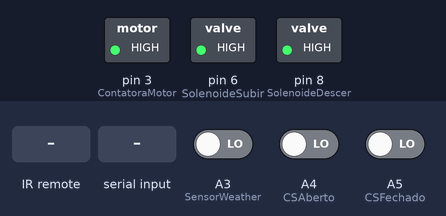
Recording of a sketch running on a simulated Arduino Uno, built with avr-gcc and run on an emulated ATmega328P. Shown: switched loads named in the sketch (green lamp = pin HIGH). The test bench sets the inputs (shaded band); at power-on: A3 (SensorWeather) LOW, A4 (CSAberto) LOW, A5 (CSFechado) LOW. What the sketch prints to the serial monitor is not drawn.

Above: at 1.2 s.
1.3 s: infrared code 0x124F9F received
At 2.8 s:
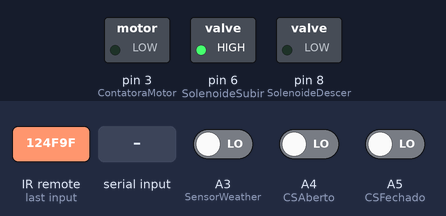
3.6 s: "o" received over Serial
At 4.7 s:
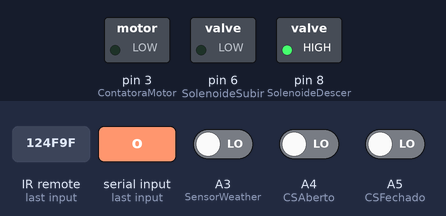
5.9 s: infrared code 0x202708F received
At 7.5 s:
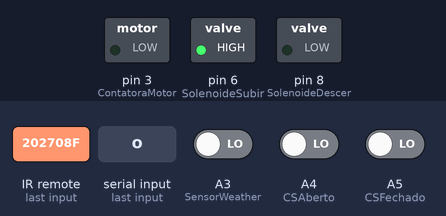
8.2 s: infrared code 0x124FA0 received
At 9.3 s:
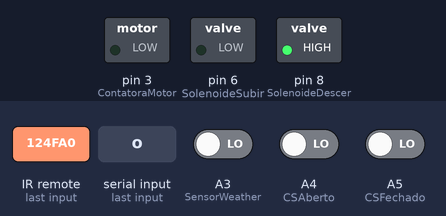
10.5 s: "i" received over Serial
At 12.3 s:
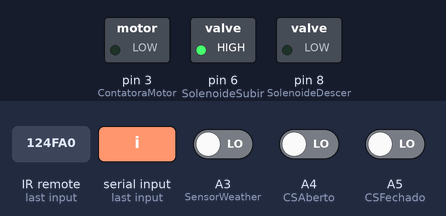
12.8 s: "p" received over Serial
At 13.4 s:
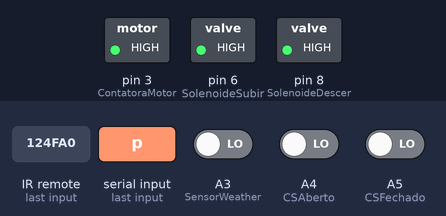
Timing chart, 0 to 15.3 s (numbered marks = the images above; inputs shaded):
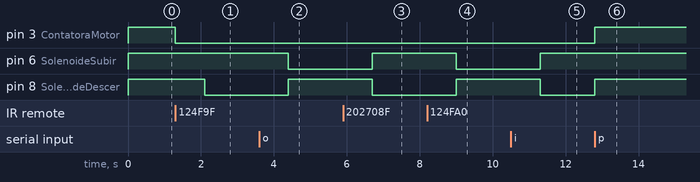

The sketch:

LED_WALL_LIFT_V1.1.4.ino
```cpp
/* --------------------------------------------------------------------------------------------------------------------------------------------------------

Este software é protegido por direitos autorais e leis internacionais. Qualquer cópia não autorizada, distribuição ou uso deste software, total ou parcial,
será considerada uma violação dos direitos autorais e sujeita a medidas legais.
Conforme estipulado pela Lei de Direitos Autorais, Lei nº 9.610/98, a pirataria de software é estritamente proibida e sujeita a penalidades legais. A cópia
não autorizada deste software constitui uma violação dos direitos de propriedade intelectual, passível de processo civil e criminal.
Ressaltamos que qualquer tentativa de reprodução, distribuição ou uso não autorizado deste software será monitorada e tratada com rigor dentro dos limites
da lei.

-------------------------------------------------------------------------------------------------------------------------------------------------------- */

#include <IRremote.h>                     // Biblioteca do sistema IR.
#include <RCSwitch.h>                     // Biblioteca do sistema RF.
#include <EEPROM.h>                       // Biblioteca EEPROM (Memoria).

// --------------------------------------------------------------------------------------------------------------------------------------------------------

#define SolenoideSubir 6                  // Acionamento para a valvula solenoide de sentido "Subir"
#define SolenoideDescer 8                 // Acionamento para a valvula solenoide de sentido "Descer"

#define ContatoraMotor 3                  // Acionamento para a contatora

#define FCAberto 4                        // Fim de curso que identifica o Led Wall Fift "Aberto".
#define FCFechado 5                       // Fim de curso que identifica o Led Wall Fift "Fechado".

#define SensorWeather A3                  // Pino de leitura do sensor de velocidade do vento (Weather)

#define CSAberto A4                       // Fim de curso que identifica o Led Wall Fift "Fechado" (Contato seco).
#define CSFechado A5                      // Fim de curso que identifica o Led Wall Fift "Aberto" (Contato seco).

// --------------------------------------------------------------------------------------------------------------------------------------------------------

unsigned long int TempoAbreFecha = 0;     // Variavel que guarda o momento.

int ultimoCmdTil = 0;

unsigned long int TBotao = 0;             // Variavel que guarda o momento do botão.

int TMotor = 0;                           // Estado inicial do TMotor.

int SDescer = HIGH;                       // Estado inicial do SDescer = SolenoideDescer (8).
int SSubir = HIGH;                        // Estado inicial do SSubir = SolenoideSubir (6).

int CMotor = HIGH;                        // Estado inicial do CMotor = ContatoraMotor (3).

unsigned long tempoMotorAtivado = 0;      // Variável para armazenar o tempo de ativação do motor.

bool motorEmMovimento = false;            // Flag para indicar se o motor está em movimento.

// --------------- IR --------------------------------------------------- IR  --------------------------------------------------- IR ----------------------

int RECV_PIN = A2;                        // Pino IR
float armazenavalor;                      // Variavel valor do IR

IRrecv irrecv(RECV_PIN);
decode_results results;

// --------------- CC --------------------------------------------------- CC  --------------------------------------------------- CC ----------------------

int ccoState1;                            // A leitura atual do pino de entrada
int lastButtonState1 = LOW;               // A leitura anterior do pino de entrada
unsigned long lastDebounceTime1 = 0;      // A última vez que o pino de saída foi alternado
unsigned long debounceDelay1 = 50;        // the debounce time; increase if the output flickers

int ccoState2;                            // A leitura atual do pino de entrada
int lastButtonState2 = LOW;               // A leitura anterior do pino de entrada
unsigned long lastDebounceTime2 = 0;      // A última vez que o pino de saída foi alternado
unsigned long debounceDelay2 = 50;        // the debounce time; increase if the output flickers

// ------------ WEATHER ----------------------------------------------- WEATHER  ----------------------------------------------- WEATHER ------------------

int ccoState3;                            // A leitura atual do pino de entrada
int lastButtonState3 = LOW;               // A leitura anterior do pino de entrada
unsigned long lastDebounceTime3 = 0;      // A última vez que o pino de saída foi alternado
unsigned long debounceDelay3 = 50;        // O tempo de rejeição; aumentar se a saída piscar

// --------------- RF --------------------------------------------------- RF  --------------------------------------------------- RF ----------------------

RCSwitch mySwitch = RCSwitch();

// --------------------------------------------------------------------------------------------------------------------------------------------------------

void setup(){

  pinMode(SolenoideDescer, OUTPUT);          // Define o pino que vai para a Solenoide do sentido "Descer" como uma saida.
  pinMode(SolenoideSubir, OUTPUT);           // Define o pino que vai para a Solenoide do sentido "Subir" como uma saida.
  pinMode(ContatoraMotor, OUTPUT);           // Define o pino que vai para a Contatora como saida.

  pinMode(FCFechado, INPUT);                 // Define o pino que vai para o Fim de Curso "Fechado" como uma entrada.
  pinMode(FCAberto, INPUT);                  // Define o pino que vai para o Fim de Curso "Aberto" como uma entrada.

  pinMode(CSAberto, INPUT);                  // Define o pino que vai para o Contato Seco "Aberto" como uma entrada.
  pinMode(CSFechado, INPUT);                 // Define o pino que vai para o Contato Seco "Fechado" como uma entrada.

  pinMode(SensorWeather, INPUT);             // Define o pino que vai para o Weather como entrada.

  digitalWrite(SolenoideDescer, SDescer);    // Define o estado inicial da Solenoide com acionamento para "Descer".
  digitalWrite(SolenoideSubir, SSubir);      // Define o estado inicial da Solenoide com acionamento para "Subir".

  digitalWrite(ContatoraMotor, CMotor);      // Define o estado inicial da Contatora.

  irrecv.enableIRIn();                       // Inicializa o receptor IR.

  mySwitch.enableReceive(0);                 // Indica que a interrupção 0 está associada ao pino 2 do microcontrolador.

  Serial.begin(115200);                      // Taxa de atualização da Serial.

}

// --------------------------------------------------------------------------------------------------------------------------------------------------------

void loop() {
ContatoSAbrir();
ContatoSFechar();
Weather();
TPMotor();

// --------------- LOOP DO SERIAL --------------------------------------------------- LOOP DO SERIAL ------------------------------------------------------
// Utilizado apenas ao conectar no computador!

      if (Serial.available() > 0) {
        char letra = Serial.read();
            if (letra == 'i'){                 // Comando para "SUBIR" o LED WALL LIFT via SERIAL.
                    Subir();
                    Serial.print("Comando para SUBIR o LED WALL LIFT via SERIAL foi acionado");

            } else if (letra == 'o'){          // Comando para "DESCER" o LED WALL LIFT via SERIAL.
                    Descer();
                    Serial.print("Comando para DESCER o LED WALL LIFT via SERIAL foi acionado");

            } else if (letra == 'p'){          // Comando para "PARAR" o LED WALL LIFT via SERIAL.
                    PararGeral();
                    Serial.print("Comando para PARAR o LED WALL LIFT via SERIAL foi acionado");
       }
}
// --------------- LOOP DO RF --------------------------------------------------- LOOP DO RF --------------------------------------------------------------

    if (mySwitch.available()) {

    int value = mySwitch.getReceivedValue();
     if (value == 0){
     Serial.print("Codigo desconhecido");
     } else {

      if (mySwitch.getReceivedValue() == 1200031) {             // Comando para "SUBIR" o LED WALL LIFT via RF.
           if (millis() - TBotao >= 650){
               Subir();
           }
      } else if (mySwitch.getReceivedValue() == 1200032) {      // Comando para "DESCER" o LED WALL LIFT via RF.
           if (millis() - TBotao >= 650){
               Descer();
           }
      } else if (mySwitch.getReceivedValue() == 1200033) {      // Comando para "PARAR" o LED WALL LIFT via RF.
           if (millis() - TBotao >= 650){
               PararGeral();
           }
      }
   }

    Serial.print("Recebido");
    Serial.println( mySwitch.getReceivedValue() ); //Informa o valor do codigo RF.

    mySwitch.resetAvailable();
  }

// --------------- LOOP DO IR --------------------------------------------------- LOOP DO IR --------------------------------------------------------------

  if (irrecv.decode(&results)) {

    Serial.print("Valor lido : ");
    Serial.println(results.value, HEX);
    armazenavalor = (results.value);

    if (armazenavalor == 0x202708F || armazenavalor == 0x6EDFE961)            // Comando para "SUBIR" o LED WALL LIFT via IR.
    {
      if (millis() - TBotao >= 500){
          Subir();
      }
    }

    else if (armazenavalor == 0x202D02F || armazenavalor == 0x76B366E3 )      // Comando para "DESCER" o LED WALL LIFT via IR.
    {
      if (millis() - TBotao >= 500){
          Descer();
      }
    }

    else if (armazenavalor == 0x923F150B || armazenavalor == 0x202B04F)       // Comando para "PARAR" o LED WALL LIFT via IR.
    {
      if (millis() - TBotao >= 500){
          PararGeral();
      }
    }

    irrecv.resume();
  }

 if (ultimoCmdTil > 0){

      if (digitalRead(FCAberto) == LOW) {
            if (ultimoCmdTil == 2){
             PararGeral();
            }
          }
      if (digitalRead(FCFechado) == LOW ) {
            if (ultimoCmdTil == 1){
             PararGeral();
            }
    }
  }
}

// --------------------------------------------------------------------------------------------------------------------------------------------------------

void Subir() {
   TBotao = millis();

   CMotor = LOW;
   digitalWrite(ContatoraMotor, CMotor);

   SDescer = LOW;                            // Desaciona a Solenoide para o LED WALL LIFT "Descer".
   SSubir = HIGH;                            // Aciona a Solenoide para o LED WALL LIFT "Subir".

   delay(800);                               // Tempo de internalo entre o acionamento do motor apor o freio ser liberado.

   digitalWrite(SolenoideDescer, SDescer);   // Define o estado inicial da Solenoide com acionamento para "Descer".
   digitalWrite(SolenoideSubir, SSubir);     // Define o estado inicial da Solenoide com acionamento para "Subir".;

   TMotor = 1;

   motorEmMovimento = true;                  // Indica que o motor está em movimento.
   tempoMotorAtivado = millis();             // Marca o tempo de ativação do motor.

   Serial.println("Comando para SUBIR o LED WALL LIFT foi acionado");
}

// --------------------------------------------------------------------------------------------------------------------------------------------------------

void Descer() {
   TBotao = millis();

   CMotor = LOW;
   digitalWrite(ContatoraMotor, CMotor);

   SDescer = HIGH;                           // Acionado a Solenoide para o LED WALL LIFT "Descer".
   SSubir = LOW;                             // Desaciona a Solenoide para o LED WALL LIFT "Subir".

  delay(800);                                // Tempo de internalo entre o acionamento do motor apor o freio ser liberado.

  digitalWrite(SolenoideDescer, SDescer);    // Define o estado inicial da Solenoide com acionamento para "Descer".
  digitalWrite(SolenoideSubir, SSubir);      // Define o estado inicial da Solenoide com acionamento para "Subir".

   TMotor = 1;

   motorEmMovimento = true;                  // Indica que o motor está em movimento.
   tempoMotorAtivado = millis();             // Marca o tempo de ativação do motor.

   Serial.println("Comando para DESCER o LED WALL LIFT foi acionado");
}

// --------------------------------------------------------------------------------------------------------------------------------------------------------

void PararGeral() {
   TBotao = millis();

   SDescer = HIGH;                           // Desaciona a Solenoide para o LED WALL LIFT "Descer".
   SSubir = HIGH;                            // Desaciona a Solenoide para o LED WALL LIFT "Subir".
   CMotor = HIGH;                            // Desaciona a Contatora para o LED WALL LIFT.

   digitalWrite(SolenoideDescer, SDescer);    // Define o estado inicial da Solenoide com acionamento para "Descer".
   digitalWrite(SolenoideSubir, SSubir);      // Define o estado inicial da Solenoide com acionamento para "Subir".
   digitalWrite(ContatoraMotor, CMotor);

   TMotor = 0;

   motorEmMovimento = false;                 // Para indicar que o motor não está mais em movimento.

   Serial.println("Comando para PARAR o LED WALL LIFT foi acionado");
}

// --------------------------------------------------------------------------------------------------------------------------------------------------------

void ContatoSAbrir(){  // declaração da função espera
   int reading1 = digitalRead(CSAberto);

    if (reading1 != lastButtonState1) {
    // reset the debouncing timer
    lastDebounceTime1 = millis(); }

      if ((millis() - lastDebounceTime1) > debounceDelay1) {

       if (reading1 != ccoState1) {
          ccoState1 = reading1;

         if (ccoState1 == LOW) {

            if (millis() - TBotao >= 500){
              Subir();
            }
        }
     }
  }
     // save the reading. Next time through the loop, it'll be the lastButtonState:
     lastButtonState1 = reading1;

}

// --------------------------------------------------------------------------------------------------------------------------------------------------------

void ContatoSFechar(){  // declaração da função espera
   int reading2 = digitalRead(CSFechado);

    if (reading2 != lastButtonState2) {
    // reset the debouncing timer
    lastDebounceTime2 = millis(); }

      if ((millis() - lastDebounceTime2) > debounceDelay2) {

       if (reading2 != ccoState2) {
          ccoState2 = reading2;

         if (ccoState2 == LOW) {

            if (millis() - TBotao >= 500){
               Descer();
            }
        }
     }
  }
     // save the reading. Next time through the loop, it'll be the lastButtonState:
     lastButtonState2 = reading2;
     //Serial.println("ContatoSeco() Executou");
}

// --------------------------------------------------------------------------------------------------------------------------------------------------------

void Weather(){  // declaração da função espera
   int reading3 = digitalRead(SensorWeather);

    if (reading3 != lastButtonState3) {
    // reset the debouncing timer
    lastDebounceTime3 = millis(); }

      if ((millis() - lastDebounceTime3) > debounceDelay3) {

       if (reading3 != ccoState3) {
          ccoState3 = reading3;

         if (ccoState3 == LOW) {

            if (millis() - TBotao >= 500){
               Subir();
            }
        }
     }
  }
     // save the reading. Next time through the loop, it'll be the lastButtonState:
     lastButtonState3 = reading3;
     //Serial.println("ContatoSeco() Executou");
}

// --------------------------------------------------------------------------------------------------------------------------------------------------------

// Usado para controlar e saber o estado dos dois Fim de Curso, seja eles o Aberto, quanto o Fechado.
void TPMotor() {

         // Verifica se o motor está ligado por mais de 4 minutos sem acionar nenhum fim de curso.
  if (motorEmMovimento && (millis() - tempoMotorAtivado >= 240000)) {
    PararGeral();
    Serial.println("Motor foi desligado automaticamente após 4 minutos sem atingir o fim de curso.");
  }
 }

// --------------------------------------------------------------------------------------------------------------------------------------------------------
```

Measured:
- after the input at 1.3 s, pin 3 (ContatoraMotor): HIGH → LOW at once; pin 8 (SolenoideDescer): HIGH → LOW after 0.80 s
- after the input at 3.6 s, pin 6 (SolenoideSubir): HIGH → LOW after 0.80 s; pin 8 (SolenoideDescer): LOW → HIGH after 0.80 s
- after the input at 5.9 s, pin 6 (SolenoideSubir): LOW → HIGH after 0.80 s; pin 8 (SolenoideDescer): HIGH → LOW after 0.80 s
- after the input at 8.2 s, pin 6 (SolenoideSubir): HIGH → LOW after 0.80 s; pin 8 (SolenoideDescer): LOW → HIGH after 0.80 s
- after the input at 10.5 s, pin 6 (SolenoideSubir): LOW → HIGH after 0.80 s; pin 8 (SolenoideDescer): HIGH → LOW after 0.80 s
- after the input at 12.8 s, pin 3 (ContatoraMotor), pin 8 (SolenoideDescer): LOW → HIGH at once
